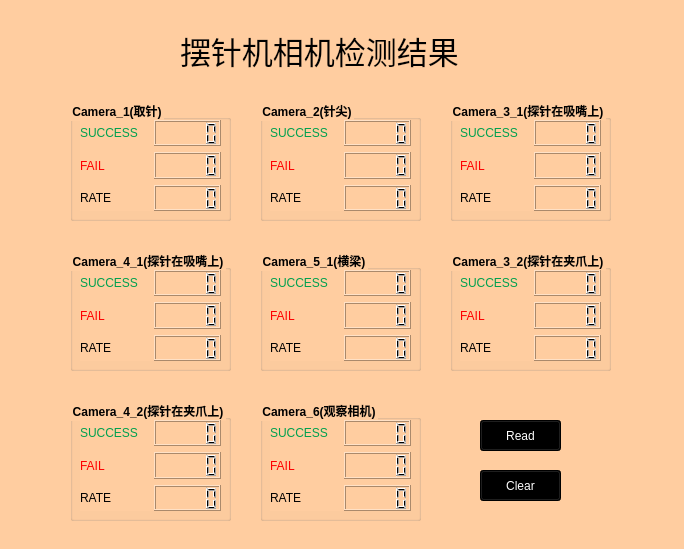
<?xml version="1.0" encoding="UTF-8"?>
<ui version="4.0">
 <class>DetectionResultForm</class>
 <widget class="QWidget" name="DetectionResultForm">
  <property name="geometry">
   <rect>
    <x>0</x>
    <y>0</y>
    <width>684</width>
    <height>549</height>
   </rect>
  </property>
  <property name="windowTitle">
   <string>Form</string>
  </property>
  <property name="styleSheet">
   <string notr="true">background-color: rgb(255, 205, 160);</string>
  </property>
  <widget class="QLabel" name="label_40">
   <property name="geometry">
    <rect>
     <x>180</x>
     <y>30</y>
     <width>331</width>
     <height>41</height>
    </rect>
   </property>
   <property name="font">
    <font>
     <family>Algerian</family>
     <pointsize>23</pointsize>
    </font>
   </property>
   <property name="text">
    <string>摆针机相机检测结果</string>
   </property>
  </widget>
  <widget class="QGroupBox" name="groupBox">
   <property name="geometry">
    <rect>
     <x>70</x>
     <y>100</y>
     <width>161</width>
     <height>121</height>
    </rect>
   </property>
   <property name="font">
    <font>
     <weight>75</weight>
     <bold>true</bold>
    </font>
   </property>
   <property name="styleSheet">
    <string notr="true">border-color: rgb(0, 0, 0);
border-color: qlineargradient(spread:pad, x1:0, y1:0, x2:1, y2:0, stop:0 rgba(0, 0, 0, 255), stop:1 rgba(255, 255, 255, 255));</string>
   </property>
   <property name="title">
    <string>Camera_1(取针)</string>
   </property>
   <widget class="QWidget" name="layoutWidget">
    <property name="geometry">
     <rect>
      <x>10</x>
      <y>20</y>
      <width>141</width>
      <height>91</height>
     </rect>
    </property>
    <layout class="QHBoxLayout" name="horizontalLayout_7">
     <item>
      <layout class="QVBoxLayout" name="verticalLayout_8">
       <item>
        <widget class="QLabel" name="label">
         <property name="styleSheet">
          <string notr="true">
color: rgb(0, 161, 78);</string>
         </property>
         <property name="text">
          <string>SUCCESS</string>
         </property>
        </widget>
       </item>
       <item>
        <widget class="QLabel" name="label_2">
         <property name="styleSheet">
          <string notr="true">color: rgb(255, 0, 0);</string>
         </property>
         <property name="text">
          <string>FAIL</string>
         </property>
        </widget>
       </item>
       <item>
        <widget class="QLabel" name="label_3">
         <property name="text">
          <string>RATE</string>
         </property>
        </widget>
       </item>
      </layout>
     </item>
     <item>
      <layout class="QVBoxLayout" name="verticalLayout_9">
       <item>
        <widget class="QLCDNumber" name="lcdNumber_1"/>
       </item>
       <item>
        <widget class="QLCDNumber" name="lcdNumber_2"/>
       </item>
       <item>
        <widget class="QLCDNumber" name="lcdNumber_3"/>
       </item>
      </layout>
     </item>
    </layout>
   </widget>
  </widget>
  <widget class="QPushButton" name="dateclear">
   <property name="geometry">
    <rect>
     <x>480</x>
     <y>470</y>
     <width>81</width>
     <height>31</height>
    </rect>
   </property>
   <property name="styleSheet">
    <string notr="true">color: rgb(255, 255, 255);
background-color: rgb(0, 0, 0);</string>
   </property>
   <property name="text">
    <string>Clear</string>
   </property>
  </widget>
  <widget class="QPushButton" name="read">
   <property name="geometry">
    <rect>
     <x>480</x>
     <y>420</y>
     <width>81</width>
     <height>31</height>
    </rect>
   </property>
   <property name="styleSheet">
    <string notr="true">color: rgb(255, 255, 255);
background-color: rgb(0, 0, 0);</string>
   </property>
   <property name="text">
    <string>Read</string>
   </property>
  </widget>
  <widget class="QGroupBox" name="groupBox_7">
   <property name="geometry">
    <rect>
     <x>260</x>
     <y>100</y>
     <width>161</width>
     <height>121</height>
    </rect>
   </property>
   <property name="font">
    <font>
     <weight>75</weight>
     <bold>true</bold>
    </font>
   </property>
   <property name="title">
    <string>Camera_2(针尖)</string>
   </property>
   <widget class="QWidget" name="layoutWidget_3">
    <property name="geometry">
     <rect>
      <x>10</x>
      <y>20</y>
      <width>141</width>
      <height>91</height>
     </rect>
    </property>
    <layout class="QHBoxLayout" name="horizontalLayout_11">
     <item>
      <layout class="QVBoxLayout" name="verticalLayout_16">
       <item>
        <widget class="QLabel" name="label_10">
         <property name="styleSheet">
          <string notr="true">color: rgb(0, 161, 78);</string>
         </property>
         <property name="text">
          <string>SUCCESS</string>
         </property>
        </widget>
       </item>
       <item>
        <widget class="QLabel" name="label_11">
         <property name="styleSheet">
          <string notr="true">color: rgb(255, 0, 0);</string>
         </property>
         <property name="text">
          <string>FAIL</string>
         </property>
        </widget>
       </item>
       <item>
        <widget class="QLabel" name="label_12">
         <property name="text">
          <string>RATE</string>
         </property>
        </widget>
       </item>
      </layout>
     </item>
     <item>
      <layout class="QVBoxLayout" name="verticalLayout_17">
       <item>
        <widget class="QLCDNumber" name="lcdNumber_4"/>
       </item>
       <item>
        <widget class="QLCDNumber" name="lcdNumber_5"/>
       </item>
       <item>
        <widget class="QLCDNumber" name="lcdNumber_6"/>
       </item>
      </layout>
     </item>
    </layout>
   </widget>
  </widget>
  <widget class="QGroupBox" name="groupBox_8">
   <property name="geometry">
    <rect>
     <x>450</x>
     <y>100</y>
     <width>161</width>
     <height>121</height>
    </rect>
   </property>
   <property name="font">
    <font>
     <weight>75</weight>
     <bold>true</bold>
    </font>
   </property>
   <property name="title">
    <string>Camera_3_1(探针在吸嘴上)</string>
   </property>
   <widget class="QWidget" name="layoutWidget_4">
    <property name="geometry">
     <rect>
      <x>10</x>
      <y>20</y>
      <width>141</width>
      <height>91</height>
     </rect>
    </property>
    <layout class="QHBoxLayout" name="horizontalLayout_12">
     <item>
      <layout class="QVBoxLayout" name="verticalLayout_18">
       <item>
        <widget class="QLabel" name="label_13">
         <property name="styleSheet">
          <string notr="true">color: rgb(0, 161, 78);</string>
         </property>
         <property name="text">
          <string>SUCCESS</string>
         </property>
        </widget>
       </item>
       <item>
        <widget class="QLabel" name="label_14">
         <property name="styleSheet">
          <string notr="true">color: rgb(255, 0, 0);</string>
         </property>
         <property name="text">
          <string>FAIL</string>
         </property>
        </widget>
       </item>
       <item>
        <widget class="QLabel" name="label_15">
         <property name="text">
          <string>RATE</string>
         </property>
        </widget>
       </item>
      </layout>
     </item>
     <item>
      <layout class="QVBoxLayout" name="verticalLayout_19">
       <item>
        <widget class="QLCDNumber" name="lcdNumber_7"/>
       </item>
       <item>
        <widget class="QLCDNumber" name="lcdNumber_8"/>
       </item>
       <item>
        <widget class="QLCDNumber" name="lcdNumber_9"/>
       </item>
      </layout>
     </item>
    </layout>
   </widget>
  </widget>
  <widget class="QGroupBox" name="groupBox_9">
   <property name="geometry">
    <rect>
     <x>70</x>
     <y>250</y>
     <width>161</width>
     <height>121</height>
    </rect>
   </property>
   <property name="font">
    <font>
     <weight>75</weight>
     <bold>true</bold>
    </font>
   </property>
   <property name="title">
    <string>Camera_4_1(探针在吸嘴上)</string>
   </property>
   <widget class="QWidget" name="layoutWidget_8">
    <property name="geometry">
     <rect>
      <x>10</x>
      <y>20</y>
      <width>141</width>
      <height>91</height>
     </rect>
    </property>
    <layout class="QHBoxLayout" name="horizontalLayout_16">
     <item>
      <layout class="QVBoxLayout" name="verticalLayout_26">
       <item>
        <widget class="QLabel" name="label_25">
         <property name="styleSheet">
          <string notr="true">color: rgb(0, 161, 78);</string>
         </property>
         <property name="text">
          <string>SUCCESS</string>
         </property>
        </widget>
       </item>
       <item>
        <widget class="QLabel" name="label_26">
         <property name="styleSheet">
          <string notr="true">color: rgb(255, 0, 0);</string>
         </property>
         <property name="text">
          <string>FAIL</string>
         </property>
        </widget>
       </item>
       <item>
        <widget class="QLabel" name="label_27">
         <property name="text">
          <string>RATE</string>
         </property>
        </widget>
       </item>
      </layout>
     </item>
     <item>
      <layout class="QVBoxLayout" name="verticalLayout_27">
       <item>
        <widget class="QLCDNumber" name="lcdNumber_10"/>
       </item>
       <item>
        <widget class="QLCDNumber" name="lcdNumber_11"/>
       </item>
       <item>
        <widget class="QLCDNumber" name="lcdNumber_12"/>
       </item>
      </layout>
     </item>
    </layout>
   </widget>
  </widget>
  <widget class="QGroupBox" name="groupBox_10">
   <property name="geometry">
    <rect>
     <x>260</x>
     <y>250</y>
     <width>161</width>
     <height>121</height>
    </rect>
   </property>
   <property name="font">
    <font>
     <weight>75</weight>
     <bold>true</bold>
    </font>
   </property>
   <property name="title">
    <string>Camera_5_1(横梁)</string>
   </property>
   <widget class="QWidget" name="layoutWidget_10">
    <property name="geometry">
     <rect>
      <x>10</x>
      <y>20</y>
      <width>141</width>
      <height>91</height>
     </rect>
    </property>
    <layout class="QHBoxLayout" name="horizontalLayout_18">
     <item>
      <layout class="QVBoxLayout" name="verticalLayout_30">
       <item>
        <widget class="QLabel" name="label_31">
         <property name="styleSheet">
          <string notr="true">color: rgb(0, 161, 78);</string>
         </property>
         <property name="text">
          <string>SUCCESS</string>
         </property>
        </widget>
       </item>
       <item>
        <widget class="QLabel" name="label_32">
         <property name="styleSheet">
          <string notr="true">color: rgb(255, 0, 0);</string>
         </property>
         <property name="text">
          <string>FAIL</string>
         </property>
        </widget>
       </item>
       <item>
        <widget class="QLabel" name="label_33">
         <property name="text">
          <string>RATE</string>
         </property>
        </widget>
       </item>
      </layout>
     </item>
     <item>
      <layout class="QVBoxLayout" name="verticalLayout_31">
       <item>
        <widget class="QLCDNumber" name="lcdNumber_13"/>
       </item>
       <item>
        <widget class="QLCDNumber" name="lcdNumber_14"/>
       </item>
       <item>
        <widget class="QLCDNumber" name="lcdNumber_15"/>
       </item>
      </layout>
     </item>
    </layout>
   </widget>
  </widget>
  <widget class="QGroupBox" name="groupBox_11">
   <property name="geometry">
    <rect>
     <x>450</x>
     <y>250</y>
     <width>161</width>
     <height>121</height>
    </rect>
   </property>
   <property name="font">
    <font>
     <weight>75</weight>
     <bold>true</bold>
    </font>
   </property>
   <property name="title">
    <string>Camera_3_2(探针在夹爪上)</string>
   </property>
   <widget class="QWidget" name="layoutWidget_11">
    <property name="geometry">
     <rect>
      <x>10</x>
      <y>20</y>
      <width>141</width>
      <height>91</height>
     </rect>
    </property>
    <layout class="QHBoxLayout" name="horizontalLayout_19">
     <item>
      <layout class="QVBoxLayout" name="verticalLayout_32">
       <item>
        <widget class="QLabel" name="label_34">
         <property name="styleSheet">
          <string notr="true">color: rgb(0, 161, 78);</string>
         </property>
         <property name="text">
          <string>SUCCESS</string>
         </property>
        </widget>
       </item>
       <item>
        <widget class="QLabel" name="label_35">
         <property name="styleSheet">
          <string notr="true">color: rgb(255, 0, 0);</string>
         </property>
         <property name="text">
          <string>FAIL</string>
         </property>
        </widget>
       </item>
       <item>
        <widget class="QLabel" name="label_36">
         <property name="text">
          <string>RATE</string>
         </property>
        </widget>
       </item>
      </layout>
     </item>
     <item>
      <layout class="QVBoxLayout" name="verticalLayout_33">
       <item>
        <widget class="QLCDNumber" name="lcdNumber_16"/>
       </item>
       <item>
        <widget class="QLCDNumber" name="lcdNumber_17"/>
       </item>
       <item>
        <widget class="QLCDNumber" name="lcdNumber_18"/>
       </item>
      </layout>
     </item>
    </layout>
   </widget>
  </widget>
  <widget class="QGroupBox" name="groupBox_12">
   <property name="geometry">
    <rect>
     <x>70</x>
     <y>400</y>
     <width>161</width>
     <height>121</height>
    </rect>
   </property>
   <property name="font">
    <font>
     <weight>75</weight>
     <bold>true</bold>
    </font>
   </property>
   <property name="title">
    <string>Camera_4_2(探针在夹爪上)</string>
   </property>
   <widget class="QWidget" name="layoutWidget_12">
    <property name="geometry">
     <rect>
      <x>10</x>
      <y>20</y>
      <width>141</width>
      <height>91</height>
     </rect>
    </property>
    <layout class="QHBoxLayout" name="horizontalLayout_20">
     <item>
      <layout class="QVBoxLayout" name="verticalLayout_34">
       <item>
        <widget class="QLabel" name="label_37">
         <property name="styleSheet">
          <string notr="true">color: rgb(0, 161, 78);</string>
         </property>
         <property name="text">
          <string>SUCCESS</string>
         </property>
        </widget>
       </item>
       <item>
        <widget class="QLabel" name="label_38">
         <property name="styleSheet">
          <string notr="true">color: rgb(255, 0, 0);</string>
         </property>
         <property name="text">
          <string>FAIL</string>
         </property>
        </widget>
       </item>
       <item>
        <widget class="QLabel" name="label_39">
         <property name="text">
          <string>RATE</string>
         </property>
        </widget>
       </item>
      </layout>
     </item>
     <item>
      <layout class="QVBoxLayout" name="verticalLayout_35">
       <item>
        <widget class="QLCDNumber" name="lcdNumber_19"/>
       </item>
       <item>
        <widget class="QLCDNumber" name="lcdNumber_20"/>
       </item>
       <item>
        <widget class="QLCDNumber" name="lcdNumber_21"/>
       </item>
      </layout>
     </item>
    </layout>
   </widget>
  </widget>
  <widget class="QGroupBox" name="groupBox_13">
   <property name="geometry">
    <rect>
     <x>260</x>
     <y>400</y>
     <width>161</width>
     <height>121</height>
    </rect>
   </property>
   <property name="font">
    <font>
     <weight>75</weight>
     <bold>true</bold>
    </font>
   </property>
   <property name="title">
    <string>Camera_6(观察相机)</string>
   </property>
   <widget class="QWidget" name="layoutWidget_13">
    <property name="geometry">
     <rect>
      <x>10</x>
      <y>20</y>
      <width>141</width>
      <height>91</height>
     </rect>
    </property>
    <layout class="QHBoxLayout" name="horizontalLayout_21">
     <item>
      <layout class="QVBoxLayout" name="verticalLayout_36">
       <item>
        <widget class="QLabel" name="label_41">
         <property name="styleSheet">
          <string notr="true">color: rgb(0, 161, 78);</string>
         </property>
         <property name="text">
          <string>SUCCESS</string>
         </property>
        </widget>
       </item>
       <item>
        <widget class="QLabel" name="label_42">
         <property name="styleSheet">
          <string notr="true">color: rgb(255, 0, 0);</string>
         </property>
         <property name="text">
          <string>FAIL</string>
         </property>
        </widget>
       </item>
       <item>
        <widget class="QLabel" name="label_43">
         <property name="text">
          <string>RATE</string>
         </property>
        </widget>
       </item>
      </layout>
     </item>
     <item>
      <layout class="QVBoxLayout" name="verticalLayout_37">
       <item>
        <widget class="QLCDNumber" name="lcdNumber_22"/>
       </item>
       <item>
        <widget class="QLCDNumber" name="lcdNumber_23"/>
       </item>
       <item>
        <widget class="QLCDNumber" name="lcdNumber_24"/>
       </item>
      </layout>
     </item>
    </layout>
   </widget>
  </widget>
 </widget>
 <resources/>
 <connections/>
</ui>
